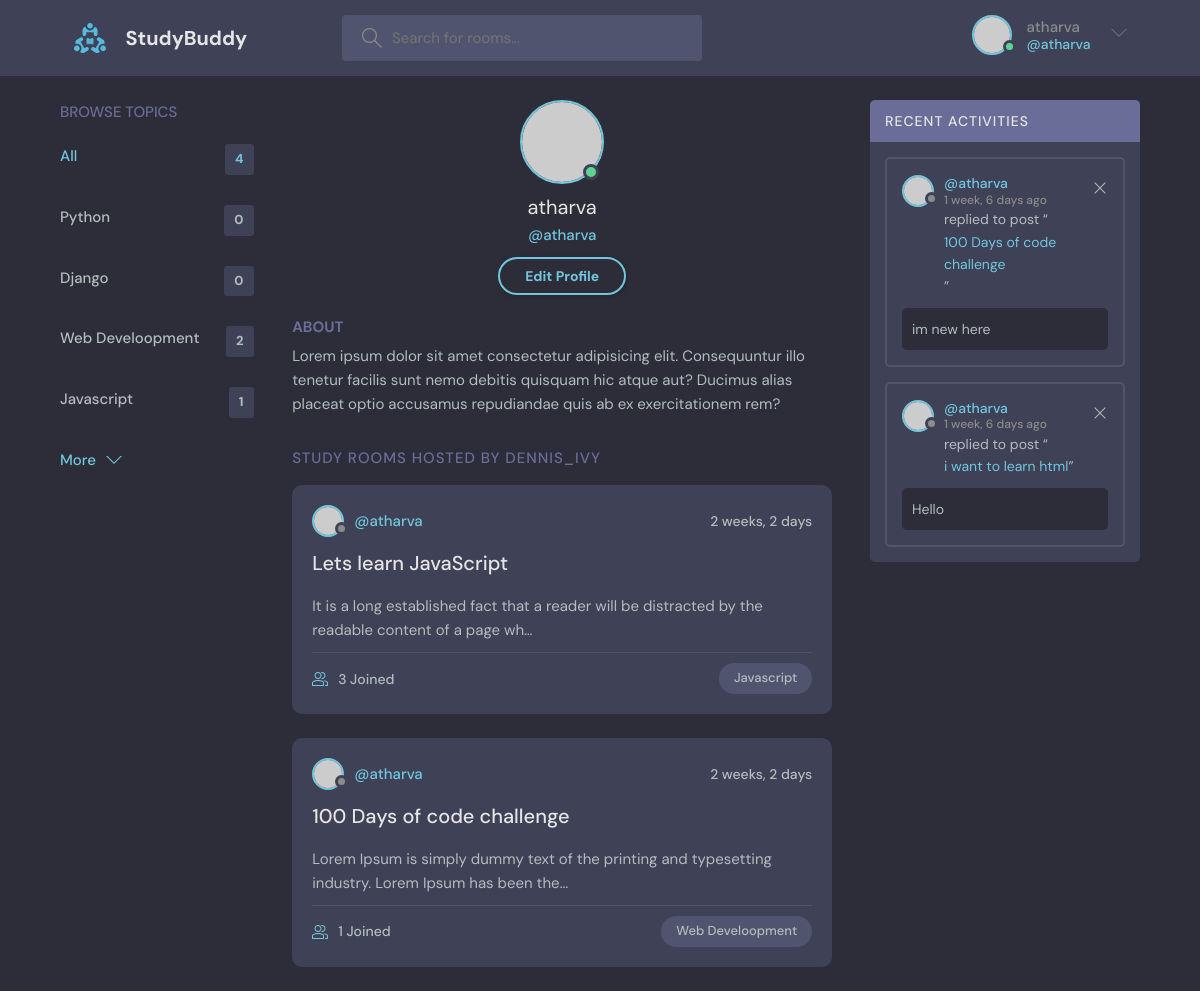
/profile/1/ (signed in), run on the app's committed database.
### base/models.py (models this page shows, shortened)
class Topic(models.Model):
    name = models.CharField(max_length = 200)

class Room(models.Model):
    host = models.ForeignKey(User, on_delete = models.SET_NULL, null = True)  #when user deleted set to null
    topic = models.ForeignKey(Topic , on_delete = models.SET_NULL, null = True) #when topic deleted set to null
    name = models.CharField(max_length = 200)
    description = models.TextField(null = True, blank = True )
    participants = models.ManyToManyField(User, related_name = 'participants',blank = True)
    updated = models.DateTimeField(auto_now = True) #whenever updated it will change to curr time
    create = models.DateTimeField(auto_now_add = True) #when created will set to curr time and not update
    class Meta:
        ordering = ['-updated', '-create']
    def __str__(self):
        return self.name

class Message(models.Model):
    user = models.ForeignKey(User, on_delete = models.CASCADE)  #on deleting user delete messagess
    room = models.ForeignKey(Room, on_delete = models.CASCADE)  #on deleting room delete messages
    body = models.TextField()
    updated = models.DateTimeField(auto_now = True)
    create = models.DateTimeField(auto_now_add = True)
    class Meta:
        ordering = ['-updated', '-create']

### base/views.py (the view)
# urls.py: path('profile/<str:pk>/', views.UserProfile, name = 'user-profile'),
def UserProfile(request, pk):
    user = User.objects.get(id = pk)
    room = user.room_set.all()
    room_messages = user.message_set.all()
    topics = Topic.objects.all()
    context = {'user': user, 'rooms': room, 'room_messages': room_messages, 'topics': topics}
    return render(request, 'base/profile.html', context)

### base/templates/base/profile.html
{% extends 'main.html' %}
{% block content %}
  <main class="profile-page layout layout--3">
    <div class="container">
      {% include 'base/topics_component.html' %}
      <div class="roomList">
        <div class="profile">
          <div class="profile__avatar">
            <div class="avatar avatar--large active">
              <img src="https://randomuser.me/api/portraits/men/11.jpg" />
            </div>
          </div>
          <div class="profile__info">
            <h3>{{user.username}}</h3>
            <p>@{{user.username}}</p>
            <a href="edit-user.html" class="btn btn--main btn--pill">Edit Profile</a>
          </div>
          <div class="profile__about">
            <h3>About</h3>
            <p>
              Lorem ipsum dolor sit amet consectetur adipisicing elit. Consequuntur illo tenetur
              facilis sunt nemo debitis quisquam hic atque aut? Ducimus alias placeat optio
              accusamus repudiandae quis ab ex exercitationem rem?
            </p>
          </div>
        </div>
        <div class="roomList__header">
          <div>
            <h2>Study Rooms Hosted by dennis_ivy</a>
            </h2>
          </div>
        </div>
        {% include 'base/feed_component.html' %}
      </div>
      {% include 'base/activity_component.html' %}
    </div>
  </main>
  {% endblock content %}

### templates/navbar.html (shortened to what this page needs)
{% load static %}
<header class="header header--loggedIn">
      <div class="container">
        <a href="{% url 'home' %}" class="header__logo">
          <img src="{% static 'images/logo.svg' %}" />
          <h1>StudyBuddy</h1>
        </a>
        <form class="header__search" method = 'GET' action = "{% url 'home' %}">
          <label>
            <input name = 'q' placeholder="Search for rooms..." />
          </label>
        </form>
        <nav class="header__menu">
            {% if request.user.is_authenticated %}
          <div class="header__user">
            <a href="profile.html">
              <div class="avatar avatar--medium active">
                <img src="https://randomuser.me/api/portraits/men/37.jpg" />
              </div>
              <p>{{ request.user.username }}<span>@{{ request.user.username }}</span></p>
            </a>
            <button class="dropdown-button">
              <svg version="1.1" xmlns="http://www.w3.org/2000/svg" width="32" height="32" viewBox="0 0 32 32">
                <title>chevron-down</title>
                <path d="M16 21l-13-13h-3l16 16 16-16h-3l-13 13z"></path>
              </svg>
            </button>
          </div>
          {% else %}
          <a href="{% url 'login' %}">
            <img src="{% static 'images/avatar.svg' %}" />
            <p>Login</p>
          </a>
          {% endif %}
        </nav>
      </div>
    </header>

### base/templates/base/topics_component.html
<div class="topics">
          <div class="topics__header">
            <h2>Browse Topics</h2>
          </div>
          <ul class="topics__list">
            <li>
              <a href="{% url 'home' %}" class="active">All <span>{{topics.count}}</span></a>
            </li>
            {% for topic in topics %}
            <li>
              <a href="{% url 'home' %}?q={{topic.name}}">{{topic.name}} <span>{{topic.room_set.all.count}}</span></a>
            </li>
            {% endfor %}
          </ul>
          <a class="btn btn--link" href="topics.html">
            More
            <svg version="1.1" xmlns="http://www.w3.org/2000/svg" width="32" height="32" viewBox="0 0 32 32">
              <title>chevron-down</title>
              <path d="M16 21l-13-13h-3l16 16 16-16h-3l-13 13z"></path>
            </svg>
          </a>
        </div>

### base/templates/base/feed_component.html (shortened to what this page needs)
{% for room in rooms %}
<div class="roomListRoom">
            <div class="roomListRoom__header">
              <a href="{% url 'user-profile' room.host.id %}" class="roomListRoom__author">
                <div class="avatar avatar--small">
                  <img src="https://randomuser.me/api/portraits/women/11.jpg" />
                </div>
                <span>@{{room.host.username}}</span>
              </a>
              <div class="roomListRoom__actions">
                <span>{{room.create|timesince}}</span>
              </div>
            </div>
            <div class="roomListRoom__content">
              <a href="{% url 'room' room.id %}">{{room.name}}</a>
              <p>
                {{room.description|truncatechars:100}}
              </p>
            </div>
            <div class="roomListRoom__meta">
              <a href="{% url 'room' room.id %}" class="roomListRoom__joined">
                {{room.participants.all.count}} Joined
              </a>
              <p class="roomListRoom__topic">{{room.topic.name}}</p>
            </div>
</div>
{% endfor %}

### base/templates/base/activity_component.html
<div class="activities">
          <div class="activities__header">
            <h2>Recent Activities</h2>
          </div>
          {% for message in room_messages %}
          <div class="activities__box">
            <div class="activities__boxHeader roomListRoom__header">
              <a href="{% url 'user-profile' message.user.id %}" class="roomListRoom__author">
                <div class="avatar avatar--small">
                  <img src="https://randomuser.me/api/portraits/women/11.jpg" />
                </div>
                <p>
                  @{{message.user}}
                  <span>{{message.create|timesince}} ago</span>
                </p>
              </a>
              {% if request.user == message.user %}
              <div class="roomListRoom__actions">
                <a href="{% url 'delete-message' message.id %}">
                  <svg version="1.1" xmlns="http://www.w3.org/2000/svg" width="32" height="32" viewBox="0 0 32 32">
                    <title>remove</title>
                    <path
                      d="M27.314 6.019l-1.333-1.333-9.98 9.981-9.981-9.981-1.333 1.333 9.981 9.981-9.981 9.98 1.333 1.333 9.981-9.98 9.98 9.98 1.333-1.333-9.98-9.98 9.98-9.981z"
                    ></path>
                  </svg>
                </a>
              </div>
              {% endif %}
            </div>
            <div class="activities__boxContent">
              <p>replied to post “<a href="{% url 'room' message.room.id %}">{{message.room}}</a>”</p>
              <div class="activities__boxRoomContent">
                {{message.body}}
              </div>
            </div>
          </div>
          {% endfor %}
</div>

### data on the page
Topic: name "Python", room_set.all.count "0"
Topic: name "Django", room_set.all.count "0"
Topic: name "Web Develoopment", room_set.all.count "2"
Topic: name "Javascript", room_set.all.count "1"
Room: host.username "atharva", create "2 weeks, 2 days", name "Lets learn JavaScript", description "It is a long established fact that a reader will be distracted by the readable content of a page wh…", participants.all.count "3", topic.name "Javascript"
Room: host.username "atharva", create "2 weeks, 2 days", name "100 Days of code challenge", description "Lorem Ipsum is simply dummy text of the printing and typesetting industry. Lorem Ipsum has been the…", participants.all.count "1", topic.name "Web Develoopment"
Message: user "atharva", create "1 week, 6 days", room "100 Days of code challenge", body "im new here"
Message: user "atharva", create "1 week, 6 days", room "i want to learn html", body "Hello"

### other printed values
{{ request.user.username }} "atharva"
{{ topics.count }} "4"
{{ user.username }} "atharva"
